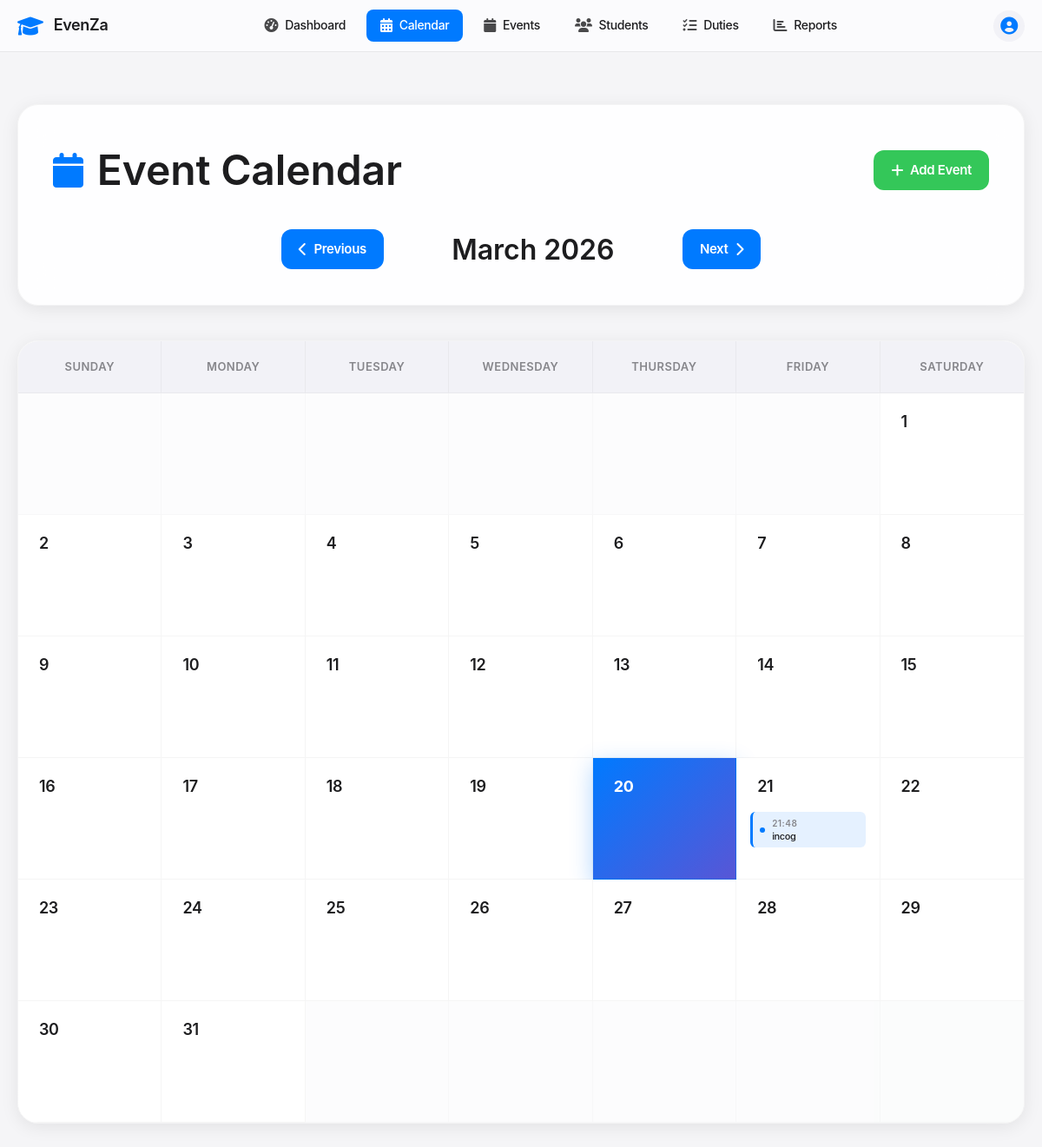
The app's page /calendar (signed in), older data.
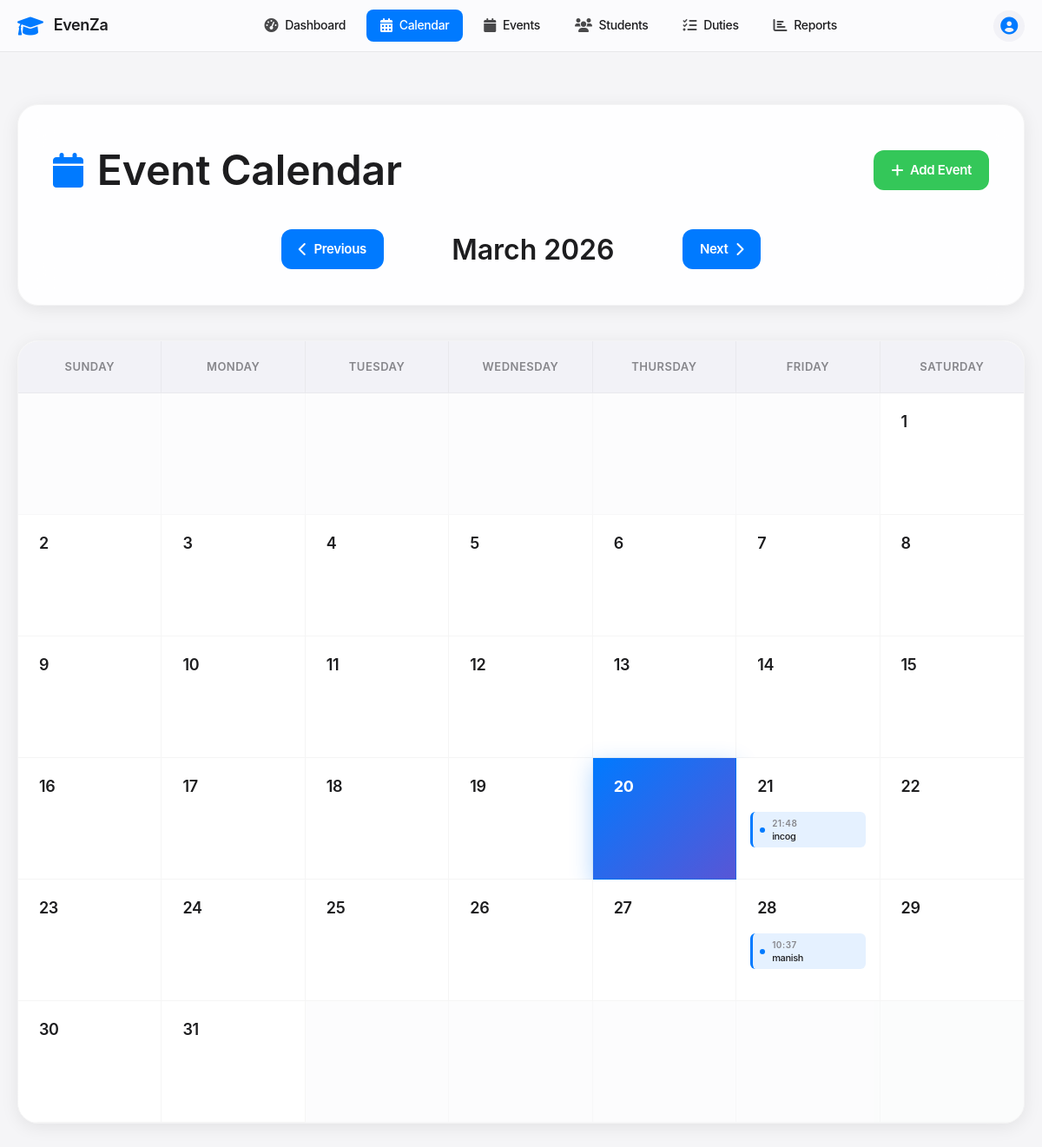
The same page, newer data.
### tables this page shows
CREATE TABLE events (
            id INTEGER PRIMARY KEY AUTOINCREMENT,
            name TEXT NOT NULL,
            type TEXT NOT NULL,
            event_date DATE NOT NULL,
            start_time TIME NOT NULL,
            end_time TIME NOT NULL,
            venue TEXT NOT NULL,
            description TEXT,
            host_school TEXT NOT NULL,
            participating_schools TEXT,
            status TEXT DEFAULT 'upcoming',
            created_at TIMESTAMP DEFAULT CURRENT_TIMESTAMP
        );

### app.py (the view)
@app.route('/calendar')
@login_required
def calendar_view():
    year = int(request.args.get('year', datetime.now().year))
    month = int(request.args.get('month', datetime.now().month))
    calendar_data = get_calendar_data(year, month)
    return render_template('calendar.html', **calendar_data)

### app.py (called while the page is built)
def get_db_connection():
    conn = sqlite3.connect('events.db')
    conn.row_factory = sqlite3.Row
    return conn

def login_required(f):
    @wraps(f)
    def decorated_function(*args, **kwargs):
        if 'user_id' not in session:
            flash('Please login to access this page', 'error')
            return redirect(url_for('login'))
        return f(*args, **kwargs)
    return decorated_function

### templates/calendar.html (shortened to what the changed rows need)
<!DOCTYPE html>
<html lang="en">
<head>
    <link href="https://cdnjs.cloudflare.com/ajax/libs/font-awesome/6.0.0/css/all.min.css" rel="stylesheet">
</head>
<body>
    <div class="calendar-container">
        <div class="container">
            <div class="calendar-header fade-in">
                <div class="header-content">
                    <h1 class="main-title">
                        <i class="fas fa-calendar calendar-icon"></i>
                        Event Calendar
                    </h1>
                </div>
                <div class="calendar-navigation">
                    <h2 class="current-month">{{ month_name }} {{ year }}</h2>
                </div>
            </div>
            <div class="calendar-wrapper fade-in">
                <div class="calendar-grid">
                    <div class="calendar-days">
                        {% for week in calendar %}
                            {% for day in week %}
                                {% if day != 0 %}
                                    <div class="calendar-day {% if day == datetime.now().day and month == datetime.now().month and year == datetime.now().year %}today{% endif %}">
                                        <div class="day-header">
                                            <div class="day-number">
                                                <a href="{{ url_for('day_events', year=year, month=month, day=day) }}">{{ day }}</a>
                                            </div>
                                        </div>
                                        <div class="day-events">
                                            {% set day_str = year ~ '-' ~ (month|string).zfill(2) ~ '-' ~ (day|string).zfill(2) %}
                                            {% if events_by_date.get(day_str) %}
                                                {% for event in events_by_date[day_str][:3] %}
                                                    <div class="event-item event-type-{{ loop.index0 % 4 }}">
                                                        <div class="event-indicator"></div>
                                                        <div class="event-content">
                                                            <span class="event-time">{{ event.start_time[:5] }}</span>
                                                            <span class="event-name">{{ event.name[:16] }}{% if event.name|length > 16 %}...{% endif %}</span>
                                                        </div>
                                                    </div>
                                                {% endfor %}
                                            {% endif %}
                                        </div>
                                    </div>
                                {% else %}
                                    <div class="calendar-day empty"></div>
                                {% endif %}
                            {% endfor %}
                        {% endfor %}
                    </div>
                </div>
            </div>
        </div>
    </div>
</body>
</html>

Row changes from the older to the newer data that the page shows:
added events: start_time "10:37", name "manish", shown under "28"
